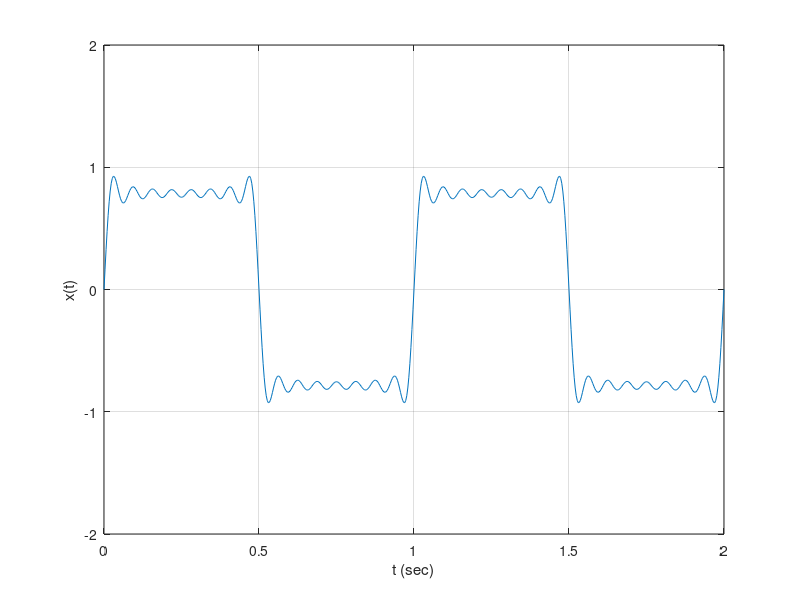

The MATLAB script that drew this image:
% SiSy Lab2A : 3D plot for Fourier Series exercise
% ================================================
clear all, close all, clc;

% PARAMETERS
T = 1 ;             % period
M = 15;             % number of harmonics
tstep = T/(M*20);   % time resolution, such that highest harmonic has 20 points/period
t = 0:tstep:2*T;    % time vector with 2 complete periods of periodic function


% FUNCTIONS
% initialise a variable before using it within loop
x_t = zeros(1,length(t));   % vector to store sum of harmonics
a_k = zeros(1,M);           % amplitude sinus coefficients
b_k = zeros(1,M);           % amplitude cosinus coefficients


for k=1:M
    
   % Define Fourier coeffs
   if (mod(k,2))
        b_k(k) =  1/k;
   end
   
    % Calculate sum of harmonics x_t 
    x_t = x_t + a_k(k)*cos(2*pi*k*t/T) + b_k(k)*sin(2*pi*k*t/T);
    
    % plot new sum, plus define appropriated axis()
    plot(t,x_t),grid on, axis([0,2*T,-2,2])
    
    % before next iteration
    pause(0.2);
end

xlabel('t (sec)'),ylabel('x(t)')